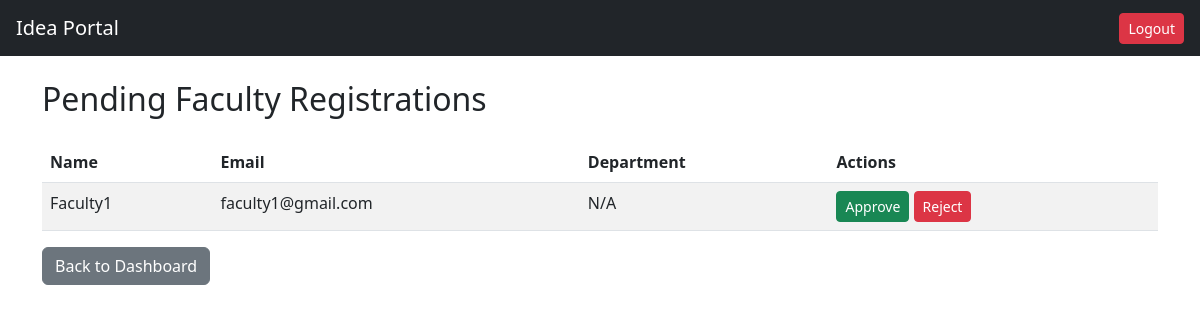
Screenshot of /admin/pending_faculty (signed in) with the database file from the repository.
### database/models.py (models this page shows, shortened)
class Person(db.Model):
    __tablename__ = 'person'
    person_id = db.Column(db.Integer, primary_key=True)
    name = db.Column(db.String(100), nullable=False)
    email = db.Column(db.String(100), unique=True, nullable=False)
    password = db.Column(db.String(200), nullable=False)
    type = db.Column(db.String(20), nullable=False)  # Student / Faculty / Admin
    department = db.Column(db.String(100))
    is_approved = db.Column(db.Boolean, default=False)

### admin/routes.py (the view)
@admin_bp.route('/pending_faculty')
@login_required
@role_required('Admin')
def view_pending_faculty():
    pending_faculty = Person.query.filter_by(type='Faculty', is_approved=False).all()
    return render_template('admin/pending_faculty.html', users=pending_faculty)

### templates/admin/pending_faculty.html
{% extends 'base.html' %}
{% block content %}
<h2 class="mb-4">Pending Faculty Registrations</h2>
<table class="table table-striped">
    <thead>
        <tr>
            <th>Name</th>
            <th>Email</th>
            <th>Department</th>
            <th>Actions</th>
        </tr>
    </thead>
    <tbody>
        {% for user in users %}
        <tr>
            <td>{{ user.name }}</td>
            <td>{{ user.email }}</td>
            <td>{{ user.department or 'N/A' }}</td>
            <td>
                <a href="/admin/approve/{{ user.person_id }}" class="btn btn-success btn-sm">Approve</a>
                <a href="/admin/reject/{{ user.person_id }}" class="btn btn-danger btn-sm">Reject</a>
            </td>
        </tr>
        {% endfor %}
    </tbody>
</table>
<a href="/admin/dashboard" class="btn btn-secondary">Back to Dashboard</a>
{% endblock %}

### rows the page displays
Person: name "Faculty1", email "faculty1@gmail.com", department "N/A"
